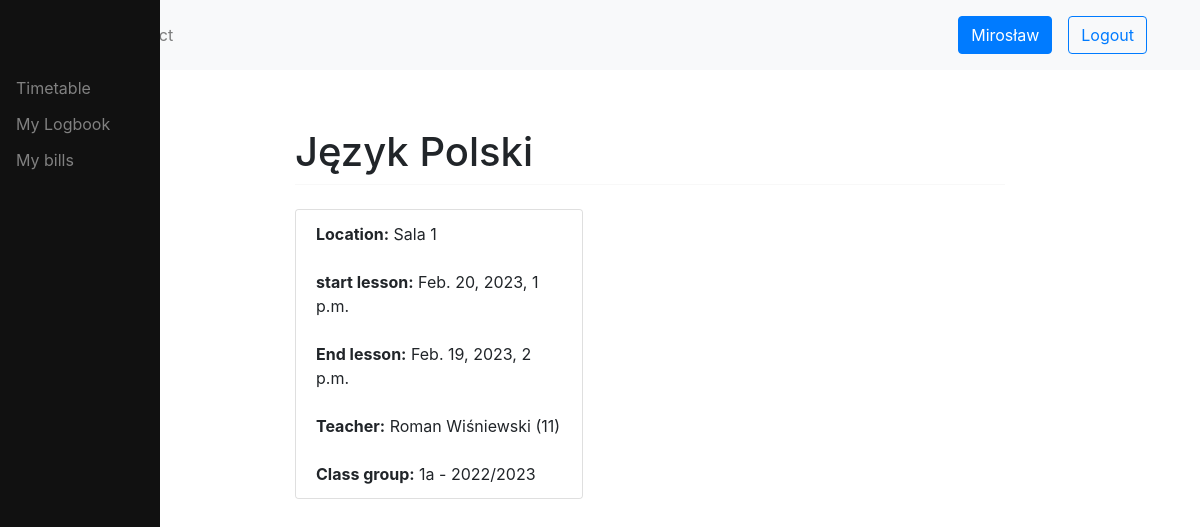
Screenshot of /schedule/16/ (signed in) with the database file from the repository.
### users/models.py (models this page shows, shortened)
class User(AbstractUser):
    username = None
    email = models.EmailField(_('email address'), unique=True)
    phone = models.CharField(blank=True, null=True, max_length=16, help_text='Contact phone number')
    address = models.TextField('address', max_length=255, blank=True, null=True)
    date_of_birth = models.DateField(null=True, blank=True)
    USERNAME_FIELD = 'email'
    REQUIRED_FIELDS = []
    objects = CustomUserManager()
    def __str__(self):
        return f'{self.first_name} {self.last_name} ({self.id})'

class Teacher(models.Model):
    user = models.OneToOneField(User, on_delete=models.CASCADE)
    start_date = models.DateField()
    def __str__(self):
        return f'{self.user}'

### schedule/models.py (models this page shows, shortened)
class Lesson(models.Model):
    subject = models.ForeignKey(Subject, on_delete=models.CASCADE)
    location = models.ForeignKey(Location, on_delete=models.CASCADE)
    start_time = models.DateTimeField()
    end_time = models.DateTimeField()
    students = models.ManyToManyField(Student, blank=True)
    teacher = models.ForeignKey(Teacher, on_delete=models.CASCADE, default=None)
    class_group = models.ForeignKey(ClassGroup, on_delete=models.CASCADE, blank=True, null=True, default=None)

class Subject(models.Model):
    title = models.CharField(max_length=50)
    def __str__(self):
        return self.title

class Location(models.Model):
    name = models.CharField(max_length=50)
    nr_seats = models.IntegerField()
    def __str__(self):
        return self.name

class ClassGroup(models.Model):
    name = models.CharField(max_length=50)
    members = models.ManyToManyField(Student, through='ClassGroupMembership')
    year = models.CharField(max_length=50, default=None)
    def __str__(self):
        return f'{self.name} - {self.year}'

### schedule/views.py (the view, shortened to what this page needs)
# urls.py: path('<int:id>/', LessonDetailView.as_view(), name='lesson-detail'),
class LessonDetailView(UserPassesTestMixin, DetailView):
    template_name = 'lesson/lesson_detail.html'
    def get_object(self):
        id_ = self.kwargs.get("id")
        return get_object_or_404(Lesson, id=id_)
    def get_context_data(self, **kwargs):
        context = super().get_context_data(**kwargs)
        return context
    def test_func(self):
        return self.request.user.has_perm('schedule.view_lesson')

### logbook/templatetags/auth_extras.py (called while the page is built)
@register.filter(name='has_group')
def has_group(user, group_name):
    group = Group.objects.get(name=group_name)
    return True if group in user.groups.all() else False

### schedule/templates/lesson/lesson_detail.html (shortened to what this page needs)
{% extends 'base.html' %}
{% load auth_extras %}
{% block content %}
<h1 class="mt-2">{{ object.subject }}</h1>
<hr class="mt-0 mb-4">
<div class="card" style="width: 18rem;">
    <ul class="list-group list-group-flush">
        <li class="list-group-item"><b>Location:</b> {{ object.location }}</li>
        <li class="list-group-item"><b>start lesson:</b> {{ object.start_time }}</li>
        <li class="list-group-item"><b>End lesson:</b> {{ object.end_time }}</li>
        <li class="list-group-item"><b>Teacher:</b> {{ object.teacher }}</li>
        {% if object.class_group %}
            <li class="list-group-item"><b>Class group:</b> {{ object.class_group }}</li>
        {% endif %}
    </ul>
</div><br>
    <br>
{% endblock %}

### templates/topnav.html
{% load static %}
<nav class="navbar navbar-expand-md navbar-light bg-light">
  <div class="container">
      <ul class="navbar-nav me-auto mb-2 mb-lg-0">
        <li class="nav-item">
          <a class="nav-link" href="{% url 'home' %}">Home</a>
        </li>
        <li class="nav-item">
          <a class="nav-link" href="{% url 'contact' %}">Contact</a>
        </li>
      </ul>
    {% if request.user.is_authenticated %}
      <div class="d-flex align-items-center">
        <a class="btn btn-primary m-2" href="{% url 'users:view' user_id=request.user.id %}">{{ request.user.first_name }}</a>
        <a class="btn btn-outline-primary m-2" href="{% url 'users:logout' %}">Logout</a>
      </div>
    {% else %}
      <div class="d-flex align-items-center">
        <a class="btn btn-primary m-2" href="{% url 'users:login' %}">Login</a>
        <a class="btn btn-outline-primary m-2" href="{% url 'users:register' %}">Register</a>
      </div>
      {% endif %}
  </div>
</nav>

### rows the page displays
User: user.first_name "Mirosław"
Lesson: subject "Język Polski", location "Sala 1", start_time "Feb. 20, 2023, 1 p.m.", end_time "Feb. 19, 2023, 2 p.m.", teacher "Roman Wiśniewski (11)", class_group "1a - 2022/2023"
